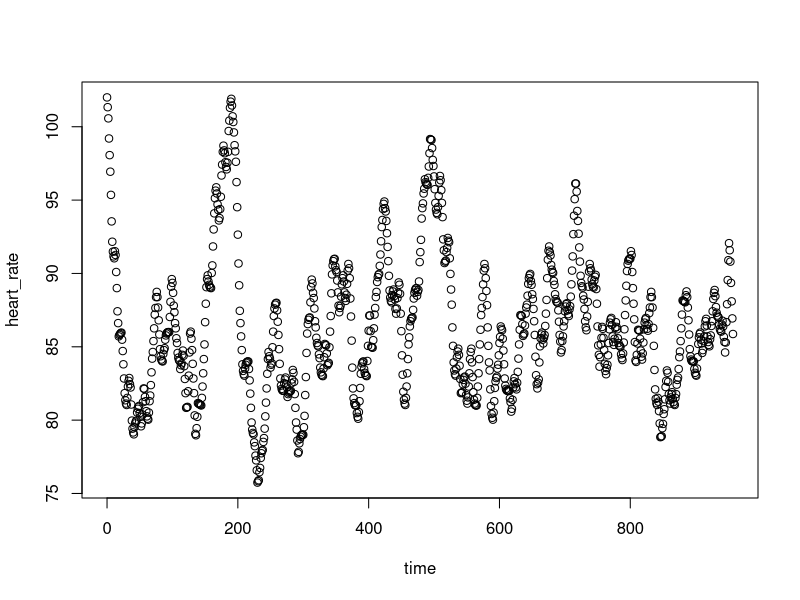
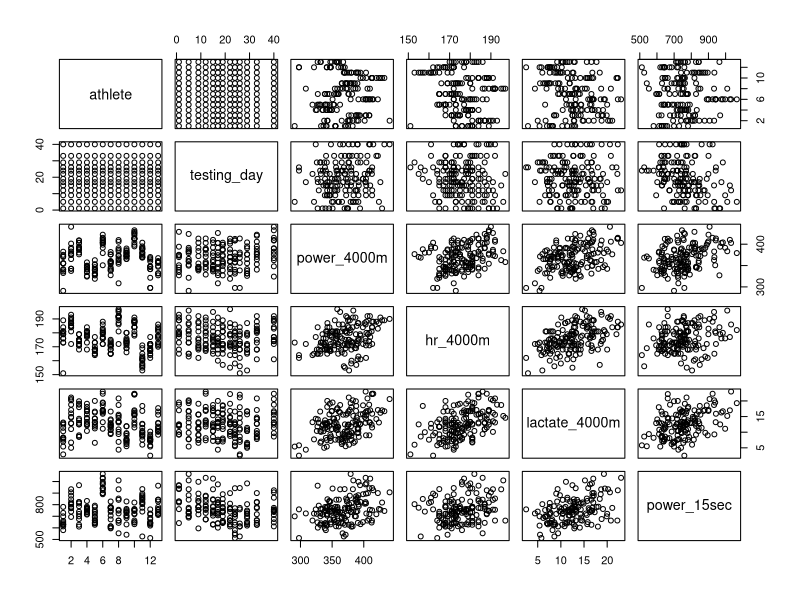
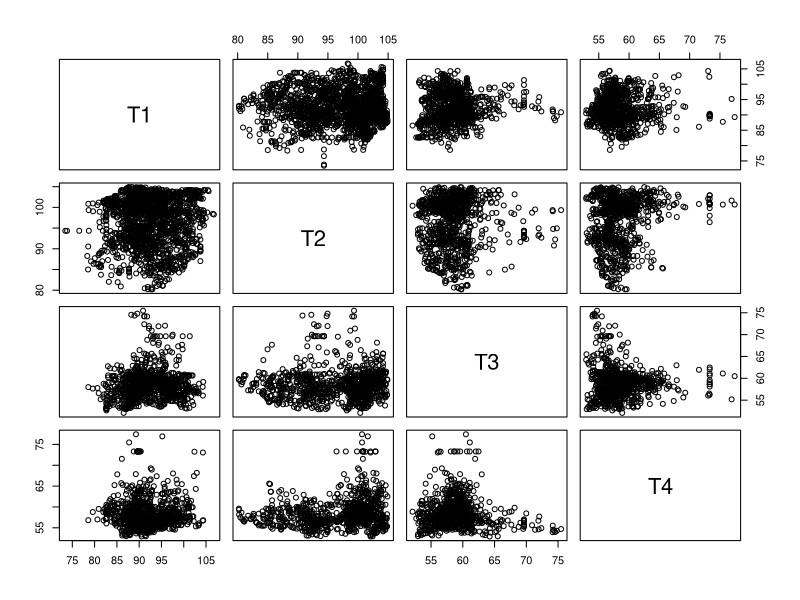

R code for these plots, in order:
## ---- chunk 1
knitr::opts_chunk$set(echo = TRUE)
## ---- chunk 2
LoLFile <- read.csv("eSportsheart_rate.csv")
plot(LoLFile)
#print(LoLFile)
## ---- chunk 3
cycling <- read.csv("cycling.csv")
plot(cycling)
#print(cycling)
## ---- chunk 4
sports <- read.csv("heart_rate.csv")
plot(sports)
#print(sports)
